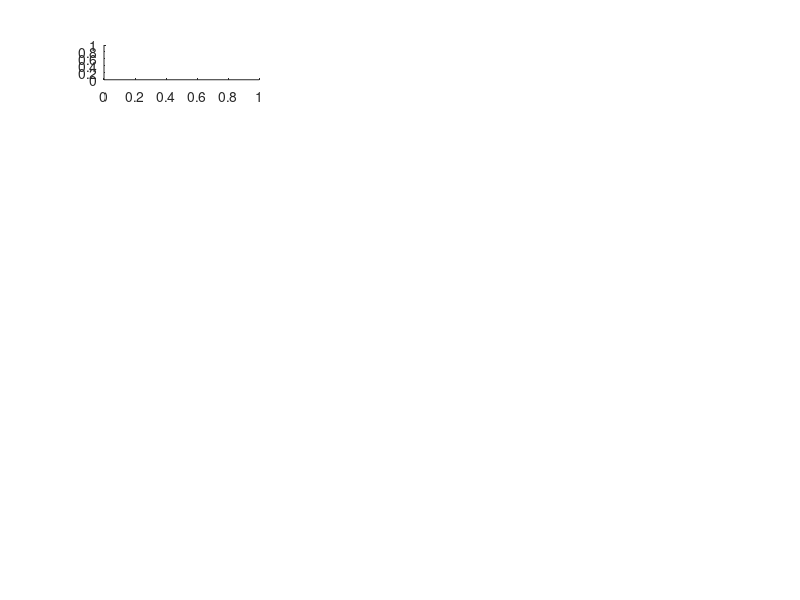

Here is the MATLAB script that generated this plot: (Note: this script raises an error after producing the figure.)
% Plot results in order to reproduce results in Lemaire et al.
c = 1515;				% Speed of sound surrounding medium (m/s)
rhol = 1028;			% Density surrounding medium (kg/m^3)
Pa2I = @(Pa) Pa.^2/(2*rhol*c);
I2Pa = @(I) sqrt(2*rhol*c*I);
NICEpath = 'D:\users\ttarnaud\8. Piezoelectric solver\Parallellized functions for HPC calculations';
SONICpath = 'D:\users\ttarnaud\8. Piezoelectric solver\8.4. Lemaire et al. (2018) - SONIC solver';
debugSwitch = nan;            % Number: only run part of the program. nan : run everything 
FigurePlot = 5;             % Number: plot this figure number. nan: plot everything

%% FIGURE 5 Lemaire et al. (2018)
if isnan(FigurePlot) || FigurePlot == 5
MODEL = 1;
switch MODEL
    case 1, MODELstr = 'RS';
    case 2, MODELstr = 'FS';
    case 3, MODELstr = 'LTS';
end

figure; set(gcf,'color','w'); set(gca,'box','off');
% Fig.1(a-c) (top)
Tsim = 0.3;     % (s)
USpd = 0.150;   % (s)
USps = 0.05;  % (s)
USdc = 1; USprf = 0;   % (-) , (Hz)

USfreq = {(500e3),[20e3,4e6],(500e3)}; % (Hz)
aBLS = {(32e-9),(32e-9),[16e-9,64e-9]};  % (m)
RelPa = {[-5e3,0,20e3],(20e3),(20e3)};  % relative to threshold (Pa)

SONICcolors = {'b','g','r','y','m',[0.4660 0.6740 0.1880],[0.6350 0.0780 0.1840]};
iNICEcolor = 0; iSONICcolor = 0;

legendStr = {{'A_T - 5 kPa','A_T','A_T + 20 kPa'},{'20 kHz','4 MHz'},{'16 nm','64 nm'}};

cd(SONICpath); 
fprintf('Continuous wave stimulation: charge trace plots \n');
if isnan(debugSwitch) || debugSwitch == 1
for i = 1:3
plotnr = 0;
fprintf('Calculation of subplot (%u/3) \n',i);
subplot(7,3,i);
hold on;
for iFreq = 1:length(USfreq{i})
for iaBLS = 1:length(aBLS{i})
SONICrun(num2str(Tsim),'1',num2str(USps),num2str(USpd),num2str(USfreq{i}(iFreq)),num2str(USdc),num2str(USprf),...
'0','0','0','1','0','0','0',num2str(MODEL),'0','0','0',num2str(aBLS{i}(iaBLS)),'1');
lt = load(['Thresh(' MODELstr ')-Tsim=' num2str(Tsim) '-US(' num2str(USps) ',' num2str(USpd) ',' ...
    num2str(USfreq{i}(iFreq)) ',' num2str(USdc) ',' num2str(USprf) ',' num2str(0) ')-ES(0,0,1,0,0)-aBLS=(' ...
    num2str(aBLS{i}(iaBLS)) ')-fBLS=(1).mat']);
PaThreshSONIC = I2Pa(lt.IIpa);
PaThRange = PaThreshSONIC+RelPa{i};
delete(['Thresh(' MODELstr ')-Tsim=' num2str(Tsim) '-US(' num2str(USps) ',' num2str(USpd) ',' ...
    num2str(USfreq{i}(iFreq)) ',' num2str(USdc) ',' num2str(USprf) ',' num2str(0) ')-ES(0,0,1,0,0)-aBLS=(' ...
    num2str(aBLS{i}(iaBLS)) ')-fBLS=(1).mat']);

% NICE around threshold
cd(NICEpath);
for iPa = 1:length(PaThRange)
funPESa(num2str(Tsim),'2',num2str(USps),num2str(USpd),num2str(USfreq{i}(iFreq)),num2str(USdc),num2str(USprf),...
num2str(Pa2I(PaThRange(iPa))),'0','0','1','0','0','0',num2str(MODEL),'0','0','0',num2str(aBLS{i}(iaBLS)));
end
for iPa = 1:length(PaThRange)
plotnr = plotnr+1;
lt2 = load(['Chargevt(' MODELstr ')-Tsim=' num2str(Tsim) '-US(' num2str(USps) ',' num2str(USpd) ',' ...
    num2str(USfreq{i}(iFreq)) ',' num2str(USdc) ',' num2str(USprf) ',' num2str(Pa2I(PaThRange(iPa))) ')-ES(0,0,1,0,0)-aBLS=(' ...
    num2str(aBLS{i}(iaBLS)) ').mat']);
Qvt = lt2.saveChargeSample(:,2); timeline = lt2.saveChargeSample(:,1);
iNICEcolor = iNICEcolor+1;
g{i}(plotnr) = plot(10^3*timeline,Qvt,'linestyle','-','color',SONICcolors{iNICEcolor},'linewidth',2); %#ok<SAGROW>
delete(['Chargevt(' MODELstr ')-Tsim=' num2str(Tsim) '-US(' num2str(USps) ',' num2str(USpd) ',' ...
    num2str(USfreq{i}(iFreq)) ',' num2str(USdc) ',' num2str(USprf) ',' num2str(Pa2I(PaThRange(iPa))) ')-ES(0,0,1,0,0)-aBLS=(' ...
    num2str(aBLS{i}(iaBLS)) ').mat']);
delete(['APtimes(' MODELstr ')-Tsim=' num2str(Tsim) '-US(' num2str(USps) ',' num2str(USpd) ',' ...
    num2str(USfreq{i}(iFreq)) ',' num2str(USdc) ',' num2str(USprf) ',' num2str(Pa2I(PaThRange(iPa))) ')-ES(0,0,1,0,0)-aBLS=(' ...
    num2str(aBLS{i}(iaBLS)) ').mat']);
end
% SONIC around threshold
cd(SONICpath);
for iPa = 1:length(PaThRange)
SONICrun(num2str(Tsim),'2',num2str(USps),num2str(USpd),num2str(USfreq{i}(iFreq)),num2str(USdc),num2str(USprf),...
num2str(Pa2I(PaThRange(iPa))),'0','0','1','0','0','0',num2str(MODEL),'0','0','0',num2str(aBLS{i}(iaBLS)),'1');
end
for iPa = 1:length(PaThRange)
lt3 = load(['Chargevt(' MODELstr ')-Tsim=' num2str(Tsim) '-US(' num2str(USps) ',' num2str(USpd) ',' ...
    num2str(USfreq{i}(iFreq)) ',' num2str(USdc) ',' num2str(USprf) ',' num2str(Pa2I(PaThRange(iPa))) ')-ES(0,0,1,0,0)-aBLS=(' ...
    num2str(aBLS{i}(iaBLS)) ')-fBLS=(1).mat']);
Qvt = lt3.saveChargeSample(:,2); timeline = lt3.saveChargeSample(:,1); 
iSONICcolor = iSONICcolor+1;
plot(10^3*timeline,Qvt,'linestyle','--','color',SONICcolors{iSONICcolor});
delete(['Chargevt(' MODELstr ')-Tsim=' num2str(Tsim) '-US(' num2str(USps) ',' num2str(USpd) ',' ...
    num2str(USfreq{i}(iFreq)) ',' num2str(USdc) ',' num2str(USprf) ',' num2str(Pa2I(PaThRange(iPa))) ')-ES(0,0,1,0,0)-aBLS=(' ...
    num2str(aBLS{i}(iaBLS)) ')-fBLS=(1).mat']);
delete(['APtimes(' MODELstr ')-Tsim=' num2str(Tsim) '-US(' num2str(USps) ',' num2str(USpd) ',' ...
    num2str(USfreq{i}(iFreq)) ',' num2str(USdc) ',' num2str(USprf) ',' num2str(Pa2I(PaThRange(iPa))) ')-ES(0,0,1,0,0)-aBLS=(' ...
    num2str(aBLS{i}(iaBLS)) ')-fBLS=(1).mat']);
end
end
end
if (i==1)
    ylabel('Q [nC/cm^2]');
end
xlabel('Time [ms]');
legend(g{i},legendStr{i});
end
end

% Fig. 1(a-c) bottom
USfreq = {(500e3), logspace(log10(20e3),log10(4e6),7),(500e3)}; % (Hz)
aBLS = {(32e-9),(32e-9),logspace(log10(16e-9),log10(64e-9),5)};  % (m)
RelPa = {'',(20e3),(20e3)};  % relative to threshold (Pa)
PaR = {1e3*logspace(log10(50),log10(150),4),'',''};   % Pressure range (Pa) 

fprintf('Continuous wave stimulation: latency, firing rate and spike amplitude plots \n');
if isnan(debugSwitch) || debugSwitch == 2
for i = 1:3
fprintf('Calculation of subplot (%u/3) \n',i);

USfreqRange = USfreq{i}; aBLSRange = aBLS{i};
RelPaRange = RelPa{i}; PaRRange = PaR{i};

ThreshPa = zeros(length(USfreqRange),length(aBLSRange));

if ~isempty(RelPaRange)          % Threshold is required
cd(SONICpath);
for iFreq = 1:length(USfreqRange)
    for iaBLS = 1:length(aBLSRange)
    SONICrun(num2str(Tsim),'1',num2str(USps),num2str(USpd),num2str(USfreqRange(iFreq)),num2str(USdc),num2str(USprf),...
    '0','0','0','1','0','0','0',num2str(MODEL),'0','0','0',num2str(aBLSRange(iaBLS)),'1');
    ltf = load(['Thresh(' MODELstr ')-Tsim=' num2str(Tsim) '-US(' num2str(USps) ',' num2str(USpd) ',' ...
    num2str(USfreqRange(iFreq)) ',' num2str(USdc) ',' num2str(USprf) ',' num2str(0) ')-ES(0,0,1,0,0)-aBLS=(' ...
    num2str(aBLSRange(iaBLS)) ')-fBLS=(1).mat']);
    ThreshPa(iFreq,iaBLS) = I2Pa(ltf.IIpa);
    delete(['Thresh(' MODELstr ')-Tsim=' num2str(Tsim) '-US(' num2str(USps) ',' num2str(USpd) ',' ...
    num2str(USfreqRange(iFreq)) ',' num2str(USdc) ',' num2str(USprf) ',' num2str(0) ')-ES(0,0,1,0,0)-aBLS=(' ... 
    num2str(aBLSRange(iaBLS)) ')-fBLS=(1).mat']);
    end
end
else
RelPaRange = PaRRange;      % Now relative to TreshPa = 0
end

Latency = zeros(2,length(USfreqRange),length(aBLSRange),length(RelPaRange));            % Latency (ms)
FR =  zeros(2,length(USfreqRange),length(aBLSRange),length(RelPaRange));                % Firing rate (Hz)
spA =  zeros(2,length(USfreqRange),length(aBLSRange),length(RelPaRange));               % spike amplitude (nC/cm^2)
for pathNum = 1:2
if pathNum == 1
    cd(SONICpath);
elseif pathNum == 2
    cd(NICEpath);
end
    for iFreq = 1:length(USfreqRange)
        for iaBLS = 1:length(aBLSRange)
            for iPaR = 1:length(RelPaRange)
            appPa = ThreshPa(iFreq,iaBLS)+RelPaRange(iPaR);
            if pathNum == 1
            SONICrun(num2str(Tsim),'2',num2str(USps),num2str(USpd),num2str(USfreqRange(iFreq)),num2str(USdc),num2str(USprf),...
            num2str(Pa2I(appPa)),'0','0','1','0','0','0',num2str(MODEL),'0','0','0',num2str(aBLSRange(iaBLS)),'1');
            elseif pathNum == 2
            funPESa(num2str(Tsim),'2',num2str(USps),num2str(USpd),num2str(USfreqRange(iFreq)),num2str(USdc),num2str(USprf),...
            num2str(Pa2I(appPa)),'0','0','1','0','0','0',num2str(MODEL),'0','0','0',num2str(aBLSRange(iaBLS)));
            end
            end
        end
    end
    
    for iFreq = 1:length(USfreqRange)
        for iaBLS = 1:length(aBLSRange)
            for iPaR = 1:length(RelPaRange)
            appPa = ThreshPa(iFreq,iaBLS)+RelPaRange(iPaR);

            ll = load(['APtimes(' MODELstr ')-Tsim=' num2str(Tsim) '-US(' num2str(USps) ',' num2str(USpd) ',' ...
            num2str(USfreqRange(iFreq)) ',' num2str(USdc) ',' num2str(USprf) ',' num2str(Pa2I(appPa)) ')-ES(0,0,1,0,0)-aBLS=('...
            num2str(aBLSRange(iaBLS)) ')-fBLS=(1).mat']);
            lr = load(['Chargevt(' MODELstr ')-Tsim=' num2str(Tsim) '-US(' num2str(USps) ',' num2str(USpd) ',' ...
            num2str(USfreqRange(iFreq)) ',' num2str(USdc) ',' num2str(USprf) ',' num2str(Pa2I(appPa)) ')-ES(0,0,1,0,0)-aBLS=(' ...
            num2str(aBLSRange(iaBLS)) ')-fBLS=(1).mat']);
            APtimes = ll.APtimes(ll.APtimes>=USps&ll.APtimes<=(USps+USpd)); %(s)
            
            if isempty(APtimes)
            Latency(pathNum,iFreq,iaBLS,iPaR) = inf;
            else
            Latency(pathNum,iFreq,iaBLS,iPaR) = 10^3*(APtimes(1)-USps);    % (ms)
            end
            FR(pathNum,iFreq,iaBLS,iPaR) = length(APtimes)./(USpd);        % (Hz)
            
            if length(APtimes)>=4
            Qvt = lr.saveChargeSample(:,2); timeline = lr.saveChargeSample(:,1);  % (nC/cm^2) and (s)
            QvtCrop = Qvt(timeline>=APtimes(2)&timeline<=APtimes(end-1));  % Crop outer lying action potentials to determine amplitude
            timelineCrop = timeline(timeline>=APtimes(2)&timeline<=APtimes(end-1));
            spA(pathNum,iFreq,iaBLS,iPaR) = (max(QvtCrop)-min(QvtCrop));       % (nC/cm^2)
            else
            spA(pathNum,iFreq,iaBLS,iPaR) = nan;
            end
            
            delete(['APtimes(' MODELstr ')-Tsim=' num2str(Tsim) '-US(' num2str(USps) ',' num2str(USpd) ',' ...
            num2str(USfreqRange(iFreq)) ',' num2str(USdc) ',' num2str(USprf) ',' num2str(Pa2I(appPa)) ')-ES(0,0,1,0,0)-aBLS=('...
            num2str(aBLSRange(iaBLS)) ')-fBLS=(1).mat']);
            delete(['Chargevt(' MODELstr ')-Tsim=' num2str(Tsim) '-US(' num2str(USps) ',' num2str(USpd) ',' ...
            num2str(USfreqRange(iFreq)) ',' num2str(USdc) ',' num2str(USprf) ',' num2str(Pa2I(appPa)) ')-ES(0,0,1,0,0)-aBLS=(' ...
            num2str(aBLSRange(iaBLS)) ')-fBLS=(1).mat']);            
            
            end
        end
    end
end

% Plotting results
LatencySONIC = Latency(1,:); LatencyNICE = Latency(2,:);
FRSONIC = FR(1,:); FRNICE = FR(2,:);
spASONIC = spA(1,:); spANICE = spA(2,:);

switch i
    case 1, xaxis = 1e-3*(ThreshPa(1,1)+RelPaRange(:)); xlab = 'Amplitude (kPa)';  
    case 2, xaxis = 1e-3*USfreq{2}; xlab = 'Frequency (kHz)';
    case 3, xaxis = 1e9*aBLS{3}; xlab = 'Sonophore radius (nm)';

end
subplot(7,3,3+i);
hold on;
plot(xaxis,LatencyNICE,'linestyle','-','color',[0.5 0.5 0.5],'linewidth',2);
plot(xaxis,LatencySONIC,'linestyle','--','color','k','marker','o');
xlim([xaxis(1),xaxis(end)]);
if (i == 2), set(gca,'xscale','log'); end
ylabel('Latency [ms]');
hold off;
subplot(7,3,6+i);
hold on;
plot(xaxis,FRNICE,'linestyle','-','color',[0.5 0.5 0.5],'linewidth',2);
plot(xaxis,FRSONIC,'linestyle','--','color','k','marker','o');
xlim([xaxis(1),xaxis(end)]);
if (i == 2), set(gca,'xscale','log'); end
ylabel('Firing rate [Hz]');
hold off;
subplot(7,3,9+i);
hold on;
plot(xaxis,spANICE,'linestyle','-','color',[0.5 0.5 0.5],'linewidth',2);
plot(xaxis,spASONIC,'linestyle','--','color','k','marker','o');
xlim([xaxis(1),xaxis(end)]);
if (i == 2), set(gca,'xscale','log'); end
ylabel('Spike amp. [nC/cm^2]');
xlabel(xlab);
hold off;
end
end

% Fig. 1(d-e) top
aBLS =  32e-9; % (m)
USdc = 0.05; % (-)
USfreq = 500e3; % (Hz)
PaR = 100e3;  % relative to threshold (Pa)

USprf = {(100),[10,100,1000,10000]};   % (Hz)
MODELnr = {[1,3],(3)};
MODELstr = {'RS','FS','LTS'};

iNICEcolor = 0; iSONICcolor = 0;
SONICcolors = {'b','r','r',[0.9290 0.6940 0.1250],'m',[0.6350 0.0780 0.1840]};

legendStr = {{'RS neuron','FS neuron'},{'10 Hz','100 Hz','1 kHz','10 kHz'}};

fprintf('Pulsed wave stimulation: charge trace plots \n');
if isnan(debugSwitch) || debugSwitch == 3
for i = 1:2
plotnr = 0;
fprintf('Calculation of subplot (%u/2) \n',i);
subplot(7,3,12+i);
hold on;
for iprf = 1:length(USprf{i})
for imodel = 1:length(MODELnr{i})
plotnr = plotnr+1;
% NICE around threshold
cd(NICEpath);
funPESa(num2str(Tsim),'2',num2str(USps),num2str(USpd),num2str(USfreq),num2str(USdc),num2str(USprf{i}(iprf)),...
num2str(Pa2I(PaR)),'0','0','1','0','0','0',num2str(MODELnr{i}(imodel)),'0','0','0',num2str(aBLS));

lt2 = load(['Chargevt(' MODELstr{MODELnr{i}(imodel)} ')-Tsim=' num2str(Tsim) '-US(' num2str(USps) ',' num2str(USpd) ',' ...
    num2str(USfreq) ',' num2str(USdc) ',' num2str(USprf{i}(iprf)) ',' num2str(Pa2I(PaR)) ')-ES(0,0,1,0,0)-aBLS=(' ...
    num2str(aBLS) ').mat']);
Qvt = lt2.saveChargeSample(:,2); timeline = lt2.saveChargeSample(:,1);
iNICEcolor = iNICEcolor+1;
h(plotnr) = plot(10^3*timeline,Qvt,'linestyle','-','color',SONICcolors{iNICEcolor},'linewidth',2); %#ok<SAGROW>
delete(['Chargevt(' MODELstr{MODELnr{i}(imodel)} ')-Tsim=' num2str(Tsim) '-US(' num2str(USps) ',' num2str(USpd) ',' ...
    num2str(USfreq) ',' num2str(USdc) ',' num2str(USprf{i}(iprf)) ',' num2str(Pa2I(PaR)) ')-ES(0,0,1,0,0)-aBLS=(' ...
    num2str(aBLS) ').mat']);
delete(['APtimes(' MODELstr{MODELnr{i}(imodel)} ')-Tsim=' num2str(Tsim) '-US(' num2str(USps) ',' num2str(USpd) ',' ...
    num2str(USfreq) ',' num2str(USdc) ',' num2str(USprf{i}(iprf)) ',' num2str(Pa2I(PaR)) ')-ES(0,0,1,0,0)-aBLS=(' ...
    num2str(aBLS) ').mat']);
% SONIC around threshold
cd(SONICpath);

SONICrun(num2str(Tsim),'2',num2str(USps),num2str(USpd),num2str(USfreq),num2str(USdc),num2str(USprf{i}(iprf)),...
num2str(Pa2I(PaR)),'0','0','1','0','0','0',num2str(MODELnr{i}(imodel)),'0','0','0',num2str(aBLS),'1');

lt3 = load(['Chargevt(' MODELstr{MODELnr{i}(imodel)} ')-Tsim=' num2str(Tsim) '-US(' num2str(USps) ',' num2str(USpd) ',' ...
    num2str(USfreq) ',' num2str(USdc) ',' num2str(USprf{i}(iprf)) ',' num2str(Pa2I(PaR)) ')-ES(0,0,1,0,0)-aBLS=(' ...
    num2str(aBLS) ')-fBLS=(1).mat']);
Qvt = lt3.saveChargeSample(:,2); timeline = lt3.saveChargeSample(:,1); 
iSONICcolor = iSONICcolor+1;
plot(10^3*timeline,Qvt,'linestyle','--','color',SONICcolors{iSONICcolor});
delete(['Chargevt(' MODELstr{MODELnr{i}(imodel)} ')-Tsim=' num2str(Tsim) '-US(' num2str(USps) ',' num2str(USpd) ',' ...
    num2str(USfreq) ',' num2str(USdc) ',' num2str(USprf{i}(iprf)) ',' num2str(Pa2I(PaR)) ')-ES(0,0,1,0,0)-aBLS=(' ...
    num2str(aBLS) ')-fBLS=(1).mat']);
delete(['APtimes(' MODELstr{MODELnr{i}(imodel)} ')-Tsim=' num2str(Tsim) '-US(' num2str(USps) ',' num2str(USpd) ',' ...
    num2str(USfreq) ',' num2str(USdc) ',' num2str(USprf{i}(iprf)) ',' num2str(Pa2I(PaR)) ')-ES(0,0,1,0,0)-aBLS=(' ...
    num2str(aBLS) ')-fBLS=(1).mat']);
end
end
legend(h,legendStr{i});
if (i==1)
    ylabel('Q [nC/cm^2]');
end
xlabel('Time [ms]');
end
end

%Fig. 1(d-e) bottom
USfreq = 500e3; % (Hz) 
PaR = 100e3;  % relative to threshold (Pa) 
iNICEcolor = 0; iSONICcolor = 0;

USdc = {linspace(0.05,1,5),0.05}; % (-) 
USprf = {(100),logspace(log10(10),log10(10e3),10)};   % (Hz)
MODELnr = {[1,3],(3)};

NICEcolor =  {'b','r',[0.5 0.5 0.5]};
SONICcolor = {'b','r','k'};

fprintf('Pulsed wave stimulation: latency, firing rate and spike amplitude plots \n');
if isnan(debugSwitch) || debugSwitch == 4
for i = 1:2
fprintf('Calculation of subplot (%u/2) \n',i);

USdcRange = USdc{i}; USprfRange = USprf{i};
MODELnrRange = MODELnr{i};

Latency = zeros(2,length(USdcRange),length(USprfRange),length(MODELnrRange));            % Latency (ms)
FR =  zeros(2,length(USdcRange),length(USprfRange),length(MODELnrRange));                % Firing rate (Hz)
spA =  zeros(2,length(USdcRange),length(USprfRange),length(MODELnrRange));               % spike amplitude (nC/cm^2)
for pathNum = 1:2
if pathNum == 1
    cd(SONICpath);
    addStr = '-fBLS=(1)';
elseif pathNum == 2
    cd(NICEpath);
    addStr = '';
end
    for idc = 1:length(USdcRange)
        for iprf = 1:length(USprfRange)
            for iMODEL = 1:length(MODELnrRange)
            if pathNum == 1
            SONICrun(num2str(Tsim),'2',num2str(USps),num2str(USpd),num2str(USfreq),num2str(USdcRange(idc)),num2str(USprfRange(iprf)),...
            num2str(Pa2I(PaR)),'0','0','1','0','0','0',num2str(MODELnrRange(iMODEL)),'0','0','0',num2str(aBLS),'1');
            elseif pathNum == 2
            funPESa(num2str(Tsim),'2',num2str(USps),num2str(USpd),num2str(USfreq),num2str(USdcRange(idc)),num2str(USprfRange(iprf)),...
            num2str(Pa2I(PaR)),'0','0','1','0','0','0',num2str(MODELnrRange(iMODEL)),'0','0','0',num2str(aBLS));
            end
            end
        end
    end
    
    for idc = 1:length(USdcRange)
        for iprf = 1:length(USprfRange)
            for iMODEL = 1:length(MODELnrRange)
            ll = load(['APtimes(' MODELstr{MODELnrRange(iMODEL)} ')-Tsim=' num2str(Tsim) '-US(' num2str(USps) ',' num2str(USpd) ',' ...
            num2str(USfreq) ',' num2str(USdcRange(idc)) ',' num2str(USprfRange(iprf)) ',' num2str(Pa2I(PaR)) ')-ES(0,0,1,0,0)-aBLS=('...
            num2str(aBLS) ')' addStr '.mat']);
            lr = load(['Chargevt(' MODELstr{MODELnrRange(iMODEL)} ')-Tsim=' num2str(Tsim) '-US(' num2str(USps) ',' num2str(USpd) ',' ...
            num2str(USfreq) ',' num2str(USdcRange(idc)) ',' num2str(USprfRange(iprf)) ',' num2str(Pa2I(PaR)) ')-ES(0,0,1,0,0)-aBLS=(' ...
            num2str(aBLS) ')' addStr '.mat']);
            APtimes = ll.APtimes(ll.APtimes>=USps&ll.APtimes<=(USps+USpd)); %(s)
            
            if isempty(APtimes)
            Latency(pathNum,idc,iprf,iMODEL) = inf;
            else
            Latency(pathNum,idc,iprf,iMODEL) = 10^3*(APtimes(1)-USps);    % (ms)
            end
            FR(pathNum,idc,iprf,iMODEL) = length(APtimes)./(USpd);        % (Hz)
            
            if length(APtimes) >= 4
            Qvt = lr.saveChargeSample(:,2); timeline = lr.saveChargeSample(:,1);  % (nC/cm^2) and (s)
            QvtCrop = Qvt(timeline>=APtimes(2)&timeline<=APtimes(end-1));  % Crop outer lying action potentials to determine amplitude
            timelineCrop = timeline(timeline>=APtimes(2)&timeline<=APtimes(end-1));
            spA(pathNum,idc,iprf,iMODEL) = (max(QvtCrop)-min(QvtCrop));       % (nC/cm^2)
            else
            spA(pathNum,idc,iprf,iMODEL) = nan;
            end
            
            delete(['APtimes(' MODELstr{MODELnrRange(iMODEL)} ')-Tsim=' num2str(Tsim) '-US(' num2str(USps) ',' num2str(USpd) ',' ...
            num2str(USfreq) ',' num2str(USdcRange(idc)) ',' num2str(USprfRange(iprf)) ',' num2str(Pa2I(PaR)) ')-ES(0,0,1,0,0)-aBLS=('...
            num2str(aBLS) ')' addStr '.mat']);
            delete(['Chargevt(' MODELstr{MODELnrRange(iMODEL)} ')-Tsim=' num2str(Tsim) '-US(' num2str(USps) ',' num2str(USpd) ',' ...
            num2str(USfreq) ',' num2str(USdcRange(idc)) ',' num2str(USprfRange(iprf)) ',' num2str(Pa2I(PaR)) ')-ES(0,0,1,0,0)-aBLS=(' ...
            num2str(aBLS) ')' addStr '.mat']);            
            
            end
        end
    end
end
 
% Plotting results
for iMODEL = 1:length(MODELnrRange)
iSONICcolor = iSONICcolor+1; iNICEcolor = iNICEcolor+1;

LatencySONIC = Latency(1,:,:,iMODEL); LatencyNICE = Latency(2,:,:,iMODEL);
FRSONIC = FR(1,:,:,iMODEL); FRNICE = FR(2,:,:,iMODEL);
spASONIC = spA(1,:,:,iMODEL); spANICE = spA(2,:,:,iMODEL);

switch i
    case 1, xaxis = 100*USdc{i}; xlab = 'Duty cycle (Hz)';  
    case 2, xaxis =  USprf{i}; xlab = 'Pulse repetition frequency (Hz)';
end

subplot(7,3,15+i);
hold on;
plot(xaxis,LatencyNICE(:),'linestyle','-','color',NICEcolor{iNICEcolor},'linewidth',2);
plot(xaxis,LatencySONIC(:),'linestyle','--','color',SONICcolor{iSONICcolor},'marker','o');
xlim([xaxis(1),xaxis(end)]);
ylabel('Latency [ms]');
hold off;
subplot(7,3,18+i);
hold on;
plot(xaxis,FRNICE(:),'linestyle','-','color',NICEcolor{iNICEcolor},'linewidth',2);
plot(xaxis,FRSONIC(:),'linestyle','--','color',SONICcolor{iSONICcolor},'marker','o');
xlim([xaxis(1),xaxis(end)]);
ylabel('Firing rate [Hz]');
hold off;
% subplot(7,3,21+i);
% hold on;
% plot(xaxis,spANICE(:),'linestyle','-','color',NICEcolor{iNICEcolor},'linewidth',2);
% plot(xaxis,spASONIC(:),'linestyle','--','color',SONICcolor{iSONICcolor},'marker','o');
% xlim([xaxis(1),xaxis(end)]);
% ylabel('Spike amp. [nC/cm^2]');
% xlabel(xlab);
% hold off;
end
xlabel(xlab);

end
end
set(findobj('type','axes'),'fontsize',18);
set(findobj('type','axes'),'box','off');
end

%% FIGURE 7 Lemaire et al. (2018)
% (a) Color maps 
if isnan(FigurePlot) || FigurePlot == 7
MODELstr = {'RS','FS','LTS'};

Tsim = 2;     % (s)
USpd = 1;   % (s)
USps = 0.5;  % (s)
USfreq = 500e3; % (Hz)
aBLS = 32e-9;  % (m)

USdc = linspace(0.01,1,100); % (-)
USprf = [10,100,1000];          % Hz   
PaR = logspace(log10(10e3),log10(600e3),30); % (Pa)
Modelnr = [1,3];
[mModelnr,mUSprf,mUSdc,mPaR] = ndgrid(Modelnr,USprf,USdc,PaR);
mModelnr = permute(mModelnr,[2 1 3 4]); mUSprf = permute(mUSprf,[2 1 3 4]); 
mUSdc = permute(mUSdc,[2 1 3 4]); mPaR = permute(mPaR,[2 1 3 4]);

FR = zeros(length(Modelnr),length(USprf),length(USdc),length(PaR));
p = gcp;
fprintf('Calculating LIFUS behaviour maps \n');
fprintf('Progress:');
fprintf(['\n' repmat('.',1,numel(FR)) '\n\n']);
parfor ii = 1:numel(FR)          
            fprintf('\b|\n');
            SONICrun(num2str(Tsim),'2',num2str(USps),num2str(USpd),num2str(USfreq),num2str(mUSdc(ii)),num2str(mUSprf(ii)),...
            num2str(Pa2I(mPaR(ii))),'0','0','1','0','0','0',num2str(mModelnr(ii)),'0','0','0',num2str(aBLS),'1');
end

for iMODEL = 1:length(Modelnr)
    for iprf = 1:length(USprf)
        for idc = 1:length(USdc)
            for iPa = 1:length(PaR) 
            ll = load(['APtimes(' MODELstr{Modelnr(iMODEL)} ')-Tsim=' num2str(Tsim) '-US(' num2str(USps) ',' num2str(USpd) ',' ...
            num2str(USfreq) ',' num2str(USdc(idc)) ',' num2str(USprf(iprf)) ',' num2str(Pa2I(PaR(iPa))) ')-ES(0,0,1,0,0)-aBLS=('...
            num2str(aBLS) ')-fBLS=(1).mat']);
            APtimes = ll.APtimes(ll.APtimes>=USps&ll.APtimes<=(USps+USpd)); %(s)
            
            FR(iMODEL,iprf,idc,iPa) = length(APtimes)./(USpd);        % (Hz)
            
            delete(['APtimes(' MODELstr{Modelnr(iMODEL)} ')-Tsim=' num2str(Tsim) '-US(' num2str(USps) ',' num2str(USpd) ',' ...
            num2str(USfreq) ',' num2str(USdc(idc)) ',' num2str(USprf(iprf)) ',' num2str(Pa2I(PaR(iPa))) ')-ES(0,0,1,0,0)-aBLS=('...
            num2str(aBLS) ')-fBLS=(1).mat']);   
            delete(['Chargevt(' MODELstr{Modelnr(iMODEL)} ')-Tsim=' num2str(Tsim) '-US(' num2str(USps) ',' num2str(USpd) ',' ...
            num2str(USfreq) ',' num2str(USdc(idc)) ',' num2str(USprf(iprf)) ',' num2str(Pa2I(PaR(iPa))) ')-ES(0,0,1,0,0)-aBLS=('...
            num2str(aBLS) ')-fBLS=(1).mat']); 
            end
        end
    end
end

figure; set(gcf,'color','w');
for iMODEL = 1:length(Modelnr)
    for iprf = 1:length(USprf)
        cFR(:,:) = FR(iMODEL,iprf,:,:); 
        subplot(2,3,(iMODEL-1)*3+iprf);
        pcolor(100*USdc,10^(-3)*PaR,cFR'); 
        if iprf == 1, ylabel('Amplitude (kPa)');
        elseif iprf == 2, title([MODELstr{Modelnr(iMODEL)} ' neuron']); 
        elseif iprf == 3, cb = colorbar('location','eastoutside'); ylabel(cb,'Firing rate (Hz)');
        end
        xlabel('Duty cycle (%)');
        set(gca,'yscale','log','ydir','normal','colorscale','log');
        colormap(gca,'winter');
        shading flat
    end
end
% (b) individual sims
SONICRS = load('SONIC-RS.mat'); SONICLTS = load('SONIC-LTS.mat');
SONICtableRS = SONICRS.SONICtable; SONICtableLTS = SONICLTS.SONICtable;
QmRangeRS = SONICtableRS.QmRange; USPaRangeRS = SONICtableRS.USPaRange; 
USfreqRangeRS = SONICtableRS.USfreqRange; aBLSRangeRS = SONICtableRS.aBLSRange;
QmRangeLTS = SONICtableLTS.QmRange; USPaRangeLTS = SONICtableLTS.USPaRange; 
USfreqRangeLTS = SONICtableLTS.USfreqRange; aBLSRangeLTS = SONICtableLTS.aBLSRange;

Veff4DRS = SONICtableRS.Veff; Veff4DLTS = SONICtableLTS.Veff;

f4VeffRS = @(Qm,USPa,USfreq,aBLS) interpn(QmRangeRS,USPaRangeRS,USfreqRangeRS,aBLSRangeRS,Veff4DRS,Qm,USPa,USfreq,aBLS,'linear');
f2VeffRS = @(Qm,USPa) f4VeffRS(Qm,USPa,USfreq,aBLS); 
f4VeffLTS = @(Qm,USPa,USfreq,aBLS) interpn(QmRangeLTS,USPaRangeLTS,USfreqRangeLTS,aBLSRangeLTS,Veff4DLTS,Qm,USPa,USfreq,aBLS,'linear');
f2VeffLTS = @(Qm,USPa) f4VeffLTS(Qm,USPa,USfreq,aBLS); 
f2Veff = {f2VeffRS,f2VeffLTS};
QmRange = {QmRangeRS,QmRangeLTS};

figure; set(gcf,'color','w');

USdc = {[0.24,0.35],[0.52,0.59],[0.42,0.71];[0.08,0.2],[0.17,0.54],[0.09,0.57]};
PaR = {[200e3,200e3],[392.8e3,392.8e3],[127e3,223.3e3];[54.42e3,127e3],[223.3e3,257.2e3],[41.04e3,146.2e3]};
fprintf('\nCalculating cases in behaviour maps \n'); 
for iMODEL = 1:2
    for iprf = 1:3
    fprintf('Case progress: (%d/6) \n',(iMODEL-1)*3+iprf)
    for icase = 1:2
    subplot(5,3,9*(iMODEL-1)+iprf+(icase-1)*3);
    SONICrun(num2str(Tsim),'2',num2str(USps),num2str(USpd),num2str(USfreq),num2str(USdc{iMODEL,iprf}(icase)),num2str(USprf(iprf)),...
            num2str(Pa2I(PaR{iMODEL,iprf}(icase))),'0','0','1','0','0','0',num2str(Modelnr(iMODEL)),'0','0','0',num2str(aBLS),'1');
    
    ll = load(['Chargevt(' MODELstr{Modelnr(iMODEL)} ')-Tsim=' num2str(Tsim) '-US(' num2str(USps) ',' num2str(USpd) ',' ...
         num2str(USfreq) ',' num2str(USdc{iMODEL,iprf}(icase)) ',' num2str(USprf(iprf)) ',' num2str(Pa2I(PaR{iMODEL,iprf}(icase))) ')-ES(0,0,1,0,0)-aBLS=('...
         num2str(aBLS) ')-fBLS=(1).mat']); 
    
    USprp = (1/USprf(iprf));      % Pulse repetition period (s)
    USstep = @(t) double(mod(t-USps,USprp)<=USdc{iMODEL,iprf}(icase)*USprp).*double(t>=USps&t<=USpd+USps);
    
    PaLine = (PaR{iMODEL,iprf}(icase).*USstep(ll.saveChargeSample(:,1)));
    VeffSample = zeros(size(PaLine));
    for i = 1:length(VeffSample)
    VeffSample(i) = f2Veff{iMODEL}(10^(-5)*ll.saveChargeSample(i,2),PaLine(i));
    end

    yyaxis('left');
    hold on;
    plot(ll.saveChargeSample(:,1),VeffSample); ylim([-100,50]);
    if iprf == 1, ylabel('V_{eff} [mV]'); end
    hold off;
    yyaxis('right');
    hold on;
    plot(ll.saveChargeSample(:,1),ll.saveChargeSample(:,2)); ylim([-100,50]);
    if iprf == 1, ylabel('Q [nC/cm^2]'); end
    if icase == 2, xlabel('Time [s]'); end
    if icase == 1 && iprf == 2, title([MODELstr{Modelnr(iMODEL)} ' neuron']); end
    hold off;

     
    delete(['APtimes(' MODELstr{Modelnr(iMODEL)} ')-Tsim=' num2str(Tsim) '-US(' num2str(USps) ',' num2str(USpd) ',' ...
    num2str(USfreq) ',' num2str(USdc{iMODEL,iprf}(icase)) ',' num2str(USprf(iprf)) ',' num2str(Pa2I(PaR{iMODEL,iprf}(icase))) ')-ES(0,0,1,0,0)-aBLS=('...
    num2str(aBLS) ')-fBLS=(1).mat']);   
    delete(['Chargevt(' MODELstr{Modelnr(iMODEL)} ')-Tsim=' num2str(Tsim) '-US(' num2str(USps) ',' num2str(USpd) ',' ...
    num2str(USfreq) ',' num2str(USdc{iMODEL,iprf}(icase)) ',' num2str(USprf(iprf)) ',' num2str(Pa2I(PaR{iMODEL,iprf}(icase))) ')-ES(0,0,1,0,0)-aBLS=('...
    num2str(aBLS) ')-fBLS=(1).mat']);
    end 
    end
end
end

%% FIGURE 8 Lemaire et al. (2018)
if isnan(FigurePlot) || FigurePlot == 8
MODELstr = {'RS','FS','LTS'}; lineStyles = {'-','--'}; iColor = 0;
lineColors = {[0.4568 0.4568 0.9906],[0.1092 0.1092 0.9978],[0 0 0.5931],...
    [0.4568 0.9906 0.4568],[0.1092 0.9978 0.1092],[0 0.5931 0]}; 
Legend = {{'16 nm','32 nm','64 nm'},{'20 kHz','500 kHz','4 MHz'}};

Tsim = 2;     % (s)
USpd = 1;   % (s)
USps = 0.5;  % (s)
USprf = 100;          % Hz   

USfreq = {(500e3),[20e3,500e3,4e6]}; % (Hz)
aBLS = {[16e-9,32e-9,64e-9],(32e-9)};  % (m)
USdc = {linspace(0.01,1,20),linspace(0.01,1,20)}; % (-)
Modelnr = {[1,3],[1,3]};

figure; set(gcf,'color','w'); 
fprintf('Calculating sensitivity of threshold-DC plots to frequency and aBLS \n');
for subPlot = 1:2
    iUP = 0; reverseStr = '';
    fprintf('\n Subplot (%d/2) \n',subPlot);
    subplot(1,2,subPlot);
    USfreqRange = USfreq{subPlot}; aBLSRange = aBLS{subPlot};
    USdcRange = USdc{subPlot}; ModelnrRange = Modelnr{subPlot};
    
    ThreshPa = zeros(length(ModelnrRange),length(aBLSRange),length(USfreqRange),length(USdcRange));
for iMODEL = 1:length(ModelnrRange)
    for iaBLS = 1:length(aBLSRange)
        for iFreq = 1:length(USfreqRange)
            for idc = 1:length(USdcRange)
            iUP = iUP+1;    
            Progress = 100*iUP/numel(ThreshPa);  %#ok<*NASGU>
            msg = sprintf('Progress: %3.3f', Progress); 
            fprintf([reverseStr, msg]);
            reverseStr = repmat(sprintf('\b'), 1, length(msg));     
                
            SONICrun(num2str(Tsim),'1',num2str(USps),num2str(USpd),num2str(USfreqRange(iFreq)),num2str(USdcRange(idc)),num2str(USprf),...
            '0','0','0','1','0','0','0',num2str(ModelnrRange(iMODEL)),'0',num2str(Pa2I(600e3)),'1',num2str(aBLSRange(iaBLS)),'1');
            ltf = load(['Thresh(' MODELstr{ModelnrRange(iMODEL)} ')-Tsim=' num2str(Tsim) '-US(' num2str(USps) ',' num2str(USpd) ',' ...
            num2str(USfreqRange(iFreq)) ',' num2str(USdcRange(idc)) ',' num2str(USprf) ',' num2str(0) ')-ES(0,0,1,0,0)-aBLS=(' ...
            num2str(aBLSRange(iaBLS)) ')-fBLS=(1).mat']);
            ThreshPa(iMODEL,iaBLS,iFreq,idc) = I2Pa(ltf.IIpa);
            delete(['Thresh(' MODELstr{ModelnrRange(iMODEL)} ')-Tsim=' num2str(Tsim) '-US(' num2str(USps) ',' num2str(USpd) ',' ...
            num2str(USfreqRange(iFreq)) ',' num2str(USdcRange(idc)) ',' num2str(USprf) ',' num2str(0) ')-ES(0,0,1,0,0)-aBLS=(' ... 
            num2str(aBLSRange(iaBLS)) ')-fBLS=(1).mat']);            
            end
        end
    end
end
     
     hold on;
     for iaBLS = 1:length(aBLSRange)
         for iFreq = 1:length(USfreqRange)
             iColor = iColor+1;
             for iMODEL = 1:length(ModelnrRange)
             plot(100*USdcRange,permute(10^(-3)*ThreshPa(iMODEL,iaBLS,iFreq,:),[4 1 2 3]),'linestyle',lineStyles{iMODEL},'color',lineColors{iColor});
             end   
         end
     end
     set(gca,'yscale','log','ylim',[10 600]);
     Lines = findobj(gca,'type','line');
     legend(Lines(6:-2:2),Legend{subPlot});
     xlabel('Duty cycle (%)');
     ylabel('Pressure amplitude (kPa)');
     hold off;

end
end

%% FIGURE 9 Lemaire et al. (2019)
if isnan(FigurePlot) || FigurePlot == 9
Tsim = 2.5;     % (s)
USpd = 1;   % (s)
USps = 0.5;  % (s)
USprf = 0; USdc = 1; % (Hz), (-)  
USfreq = 500e3; % (Hz)
aBLS = 32e-9;  % (m)
Modelnr = 9;    
PaR = {I2Pa([(10:10:100) (105:5:120) (121:1:140)]),[I2Pa(70),I2Pa(125),I2Pa(135)]};
figure; set(gcf,'color','w'); 
MODELstr = {};
MODELstr{9} = 'STN';
fprintf('Calculating subthalamic nucleus plots \n');
hf_sub = nan(2,1); hp = nan(2,1); 
load('redCmap.mat'); redCmap = redCmap(1:round(size(redCmap,1)*(0.8)),:);
for subPlot = 1:2
reverseStr = ''; 
iUP = 0;
fprintf('Subplot (%d/2) \n',subPlot);
PaRRange = PaR{subPlot};
hf_sub(subPlot) = figure(subPlot);
hp(subPlot) = uipanel('Parent',hf_sub(subPlot),'Position',[0 0 1 1]);
if subPlot == 1 
subplot(1,1,1,'Parent',hp(subPlot));
end
    
    for iPa = 1:length(PaRRange)
    if subPlot == 2
    subplot(length(PaRRange),1,iPa,'Parent',hp(subPlot));
    end
    iUP = iUP+1;    
    Progress = 100*iUP/numel(PaRRange);  %#ok<*NASGU>
    msg = sprintf('Progress: %3.3f', Progress); 
    fprintf([reverseStr, msg]);
    reverseStr = repmat(sprintf('\b'), 1, length(msg));     

    SONICrun(num2str(Tsim),'2',num2str(USps),num2str(USpd),num2str(USfreq),num2str(USdc),num2str(USprf),...
    num2str(Pa2I(PaRRange(iPa))),'0','0','1','0','0','0',num2str(Modelnr),'0','0','0',num2str(aBLS),'1');

    if subPlot == 1
    hold on;
    ll = load(['APtimes(' MODELstr{Modelnr} ')-Tsim=' num2str(Tsim) '-US(' num2str(USps) ',' num2str(USpd) ',' ...
    num2str(USfreq) ',' num2str(USdc) ',' num2str(USprf) ',' num2str(Pa2I(PaRRange(iPa))) ')-ES(0,0,1,0,0)-aBLS=('...
    num2str(aBLS) ')-fBLS=(1).mat']);
    APtimes = ll.APtimes(ll.APtimes>=USps&ll.APtimes<=(USps+USpd)); %(s)
    FR = 1./diff(APtimes);        % (Hz)
    plot(10^3*APtimes(1:end-1),FR,'color',redCmap(1+round((size(redCmap,1)-1)*(PaRRange(iPa)/PaRRange(end))),:));
    xlabel('Time [ms]'); ylabel('Firing rate [Hz]');
    rc = colorbar('location','eastoutside','colormap',redCmap);
    set(rc,'TickLabels',10^(-3)*PaRRange(end)*rc.Ticks);
    ylabel(rc,'Pressure [kPa]');
    hold off;
    else
    lr = load(['Chargevt(' MODELstr{Modelnr} ')-Tsim=' num2str(Tsim) '-US(' num2str(USps) ',' num2str(USpd) ',' ...
    num2str(USfreq) ',' num2str(USdc) ',' num2str(USprf) ',' num2str(Pa2I(PaRRange(iPa))) ')-ES(0,0,1,0,0)-aBLS=('...
    num2str(aBLS) ')-fBLS=(1).mat']);
    
    Qvt = lr.saveChargeSample(:,2); timeline = lr.saveChargeSample(:,1); 
    plot(timeline*10^3,Qvt*10^5);
    title({[num2str(PaRRange(iPa)*10^(-3)) 'kPa'],['(' num2str(Pa2I(PaRRange(iPa))) ' W/m^2)']},'Units','Normalized','Position',[1.05,0.5,1])
    ylabel('Q [nC/cm^2]');
    if iPa == length(PaRRange)
    xlabel('Time [ms]');    
    end
    end
    delete(['APtimes(' MODELstr{Modelnr} ')-Tsim=' num2str(Tsim) '-US(' num2str(USps) ',' num2str(USpd) ',' ...
    num2str(USfreq) ',' num2str(USdc) ',' num2str(USprf) ',' num2str(Pa2I(PaRRange(iPa))) ')-ES(0,0,1,0,0)-aBLS=('...
    num2str(aBLS) ')-fBLS=(1).mat']);   
    delete(['Chargevt(' MODELstr{Modelnr} ')-Tsim=' num2str(Tsim) '-US(' num2str(USps) ',' num2str(USpd) ',' ...
    num2str(USfreq) ',' num2str(USdc) ',' num2str(USprf) ',' num2str(Pa2I(PaRRange(iPa))) ')-ES(0,0,1,0,0)-aBLS=('...
    num2str(aBLS) ')-fBLS=(1).mat']); 
    end
end
hf_main = figure(3);
npanels = numel(hp);
hp_sub = nan(1,npanels);
for idx = 1:npanels
hp_sub(idx) = copyobj(hp(idx),hf_main);
set(hp_sub(idx),'Position',[(idx-1)/npanels,0,1/npanels,1]);
close(figure(idx));
end
set(gcf,'color','w');
end

%% Figure 10 Lemaire et al. (2019)
if isnan(FigurePlot) || FigurePlot == 10
% Fig. 10 (a)
Tsim = 0.3; % (s)
USps = 0.1; % (s)
USpd = 0.1; % (s)
USfreq = 500e3; %(Hz)
USPa = 50e3; % (Pa)
USdc = 1; USprf = 0; % (-,Hz)
modelnr = 1;
aBLS = 32e-9; % (m)
fBLS = 0.5; % (-)
SONICrun_nanoMC(num2str(Tsim),'2',num2str(USps),num2str(USpd),num2str(USfreq),num2str(USdc),num2str(USprf),num2str(Pa2I(USPa)),'0','0','1','0','0','1',num2str(modelnr),'0','0','0',num2str(aBLS),num2str(fBLS));


% Fig. 10 (b)
Tsim = 2;   % (s)
USpd = 1;   % (s)
USps = 0.5; % (s)

fBLSRange = (0.01:0.01:0.99);  % (-)
ThreshPa = zeros(length(fBLSRange),2);

parfor ifBLS=1:length(fBLSRange)
SONICrun_nanoMC(num2str(Tsim),'1',num2str(USps),num2str(USpd),num2str(USfreq),num2str(USdc),num2str(USprf),'0','0','0','1','0','0','0',num2str(modelnr),'0',num2str(Pa2I(600e3)),'1',num2str(aBLS),num2str(fBLSRange(ifBLS)));
SONICrun(num2str(Tsim),'1',num2str(USps),num2str(USpd),num2str(USfreq),num2str(USdc),num2str(USprf),'0','0','0','1','0','0','0',num2str(modelnr),'0',num2str(Pa2I(600e3)),'1',num2str(aBLS),num2str(fBLSRange(ifBLS)));
end
for ifBLS=1:length(fBLSRange)
LoadStr=['nanoMC-Thresh(RS)-Tsim=' num2str(Tsim) '-US(' num2str(USps) ','...
    num2str(USpd) ',' num2str(USfreq) ',' num2str(USdc) ',' num2str(USprf) ',0)-ES(0,0,1,0,0)-aBLS=(' ...
    num2str(aBLS) ')-fBLS=(' num2str(fBLSRange(ifBLS)) ').mat']; 
ll = load(LoadStr);
ThreshPa(ifBLS,1) = I2Pa(ll.IIpa);
delete(LoadStr);

LoadStr2=['Thresh(RS)-Tsim=' num2str(Tsim) '-US(' num2str(USps) ','...
    num2str(USpd) ',' num2str(USfreq) ',' num2str(USdc) ',' num2str(USprf) ',0)-ES(0,0,1,0,0)-aBLS=(' ...
    num2str(aBLS) ')-fBLS=(' num2str(fBLSRange(ifBLS)) ').mat']; 
lr = load(LoadStr2);
ThreshPa(ifBLS,2) = I2Pa(lr.IIpa);
delete(LoadStr2);
end
figure;
hold on;
plot(100*fBLSRange,ThreshPa(:,1)*10^(-3),'linestyle','-','color','b','linewidth',2);
plot(100*fBLSRange,ThreshPa(:,2)*10^(-3),'linestyle','-','color',[0.5 0.5 0.5],'linewidth',2);
xlabel('Sonophore coverage (%)');
ylabel('Amplitude (kPa)');
hold off;
ylim([10,600]);
set(gca,'yscale','log');
set(gcf,'color','w');
end
